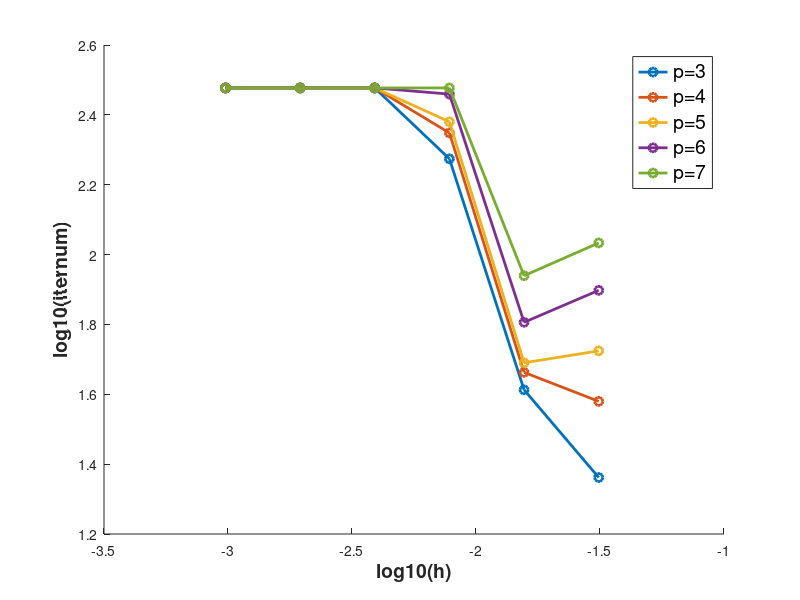
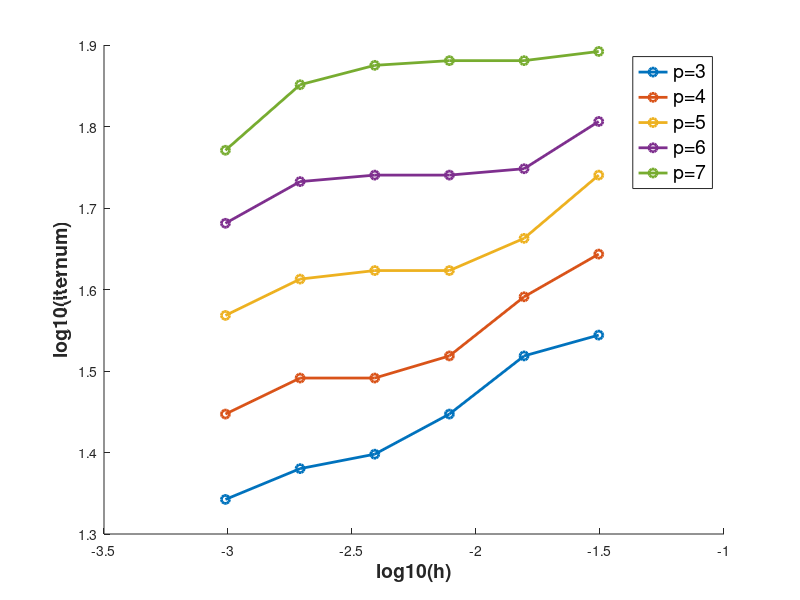

Here is the MATLAB script that generated these plots, in order:
clear;
clc;
close all;

iterfem = [ ...
  35, 33, 28, 25, 24, 22;
  44, 39, 33, 31, 31, 28;
  55, 46, 42, 42, 41, 37;
  64, 56, 55, 55, 54, 48;
  78, 76, 76, 75, 71, 59;
];

iternu = [ ...
  23, 41, 188, 300, 300, 300;
  38, 46, 223, 300, 300, 300;
  53, 49, 240, 300, 300, 300;
  79, 64, 288, 300, 300, 300;
  108, 87, 300, 300, 300, 300;
];

iterfem = log10(iterfem);
iternu = log10(iternu);
nen = [32,64,128,256,512,1024];
hh = nen./nen./nen;
loghh = log10(hh);
figure(1)
hold on
plot(loghh,iternu(1,:),'-o','LineWidth',2);
plot(loghh,iternu(2,:),'-o','LineWidth',2);
plot(loghh,iternu(3,:),'-o','LineWidth',2);
plot(loghh,iternu(4,:),'-o','LineWidth',2);
plot(loghh,iternu(5,:),'-o','LineWidth',2);
xlabel("log10(h)","FontSize",14,"FontWeight","bold");
ylabel("log10(iternum)","FontSize",14,"FontWeight","bold");
legend("p=3","p=4","p=5","p=6","p=7","FontSize",14,"Location","best");
hold off

figure(2)
hold on
plot(loghh,iterfem(1,:),'-o','LineWidth',2);
plot(loghh,iterfem(2,:),'-o','LineWidth',2);
plot(loghh,iterfem(3,:),'-o','LineWidth',2);
plot(loghh,iterfem(4,:),'-o','LineWidth',2);
plot(loghh,iterfem(5,:),'-o','LineWidth',2);
xlabel("log10(h)","FontSize",14,"FontWeight","bold");
ylabel("log10(iternum)","FontSize",14,"FontWeight","bold");
legend("p=3","p=4","p=5","p=6","p=7","FontSize",14,"Location","best");
hold off